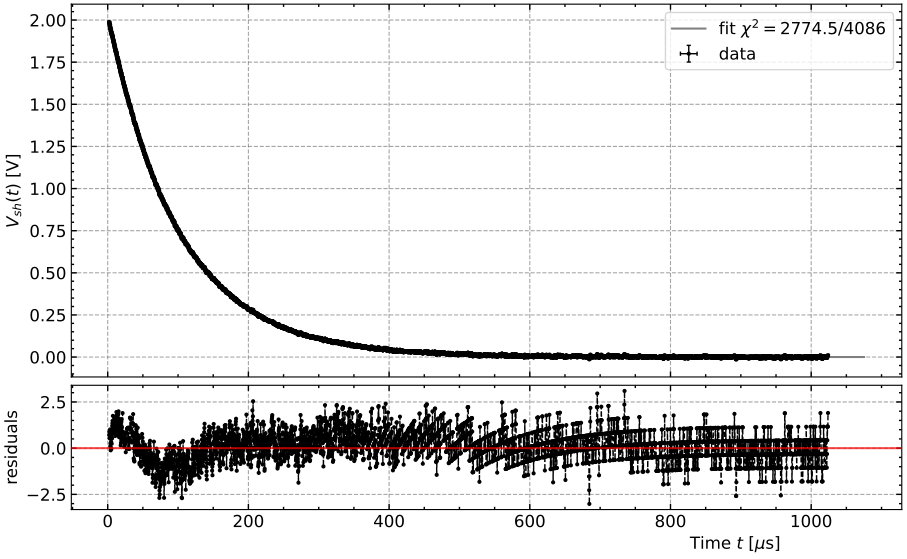

Here is the Python script that generated this plot:
# -*- coding: utf-8 -*-
"""
Created on Wed Nov 24 11:58:58 2021

@author: berni
"""
from phylab import (np, plt, grid, errcor, prnpar, chitest, propfit, pltfitres, tick)
import phylab as lab

''' Variables that control the script '''
tex = False # LaTeX typesetting maths and descriptions
tix = False  # manually choose spacing between axis ticks

# Modello esponenziale
def exp(x, a=1, b=1):
    return a*np.exp(-x/b)

t, V = np.genfromtxt('./porcodio.csv', float, delimiter=',', 
                                 skip_header=6, unpack=True)
t_min = 2e-6; t_max = 1e3
x, y, t_b, x_b = lab.mesrange(t, V, x_min=t_min, x_max=t_max)
x *= 1e6

fig, ax = plt.subplots()
ax.plot(t*1e6, V, 'gray')

dx, dy = 1e-3*x, 1e-3*y + 5e-3
# Preliminary plot to visualize the sub-interval of data to analyze
lab.rc.typeset(usetex=tex, fontsize=12)
grid(ax, xlab=r'Time $t$ [$\mu$s]', ylab=r'$V_{sh}(t)$ [V]')
ax.errorbar(x, y, dy, dx, 'k.', ls='-', ms=2, alpha=0.8)

# exp decay fit
init = [1, 1]
model = exp

pars, covm, deff = propfit(model, x, y, dx, dy, p0=init, alg='lm', max_iter=3, tail=2)
perr, pcor = errcor(covm)
prnpar(pars, perr, model)
chisq, ndof, resn = chitest(model(x, *pars), y, unc=deff, ddof=len(pars), v=True)

# linear fit graphs
fig, (axf, axr) = pltfitres(model, x, y, dx, deff, pars=pars)
axf.set_ylabel(r'$V_{sh}(t)$ [V]')
if tix: tick(axf, xmaj=5, ymaj=0.2)

axr.set_xlabel(r'Time $t$ [$\mu$s]', x=0.8)
if tix: tick(axr, xmaj=100, ymaj=1, ymin=0.02)
legend = axf.legend(loc='best')
